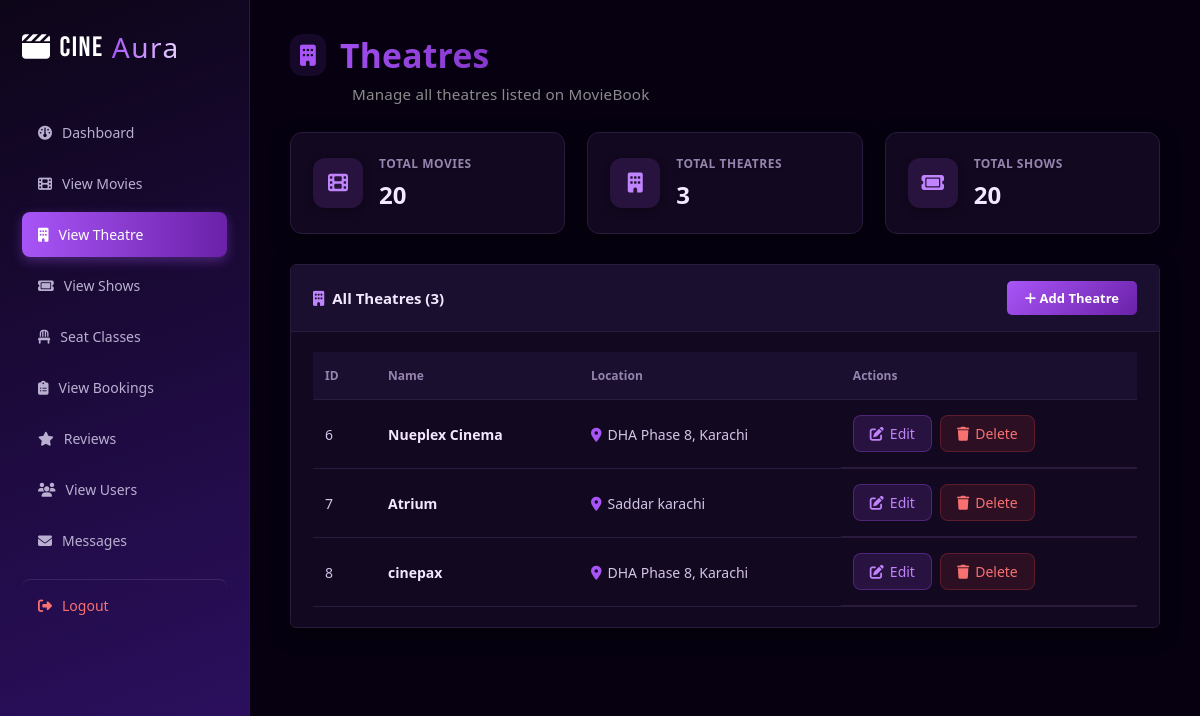
/Dashboard/view_theatres.php (signed in), run on the app's committed database.
### tables this page shows
CREATE TABLE `theatres` (
  `id` int(11) NOT NULL,
  `name` varchar(150) NOT NULL,
  `location` varchar(255) NOT NULL
);

### Dashboard/view_theatres.php (the view, shortened to what this page needs)
<?php
include_once "../connect.php";
include_once "side.php";
$movieCountQuery = "SELECT * FROM movies";
$movieCountResult = mysqli_query($conn, $movieCountQuery);
$totalMovies = mysqli_num_rows($movieCountResult);
$theatreCountQuery = "SELECT * FROM theatres";
$theatreCountResult = mysqli_query($conn, $theatreCountQuery);
$totalTheatres = mysqli_num_rows($theatreCountResult);
$showCountQuery = "SELECT * FROM shows";
$showCountResult = mysqli_query($conn, $showCountQuery);
$totalShows = mysqli_num_rows($showCountResult);
$theatreQuery = "SELECT * FROM theatres";
$theatreResult = mysqli_query($conn, $theatreQuery);
?>
<!DOCTYPE html>
<html lang="en">
<head>
    <link rel="stylesheet" href="https://cdnjs.cloudflare.com/ajax/libs/font-awesome/6.5.1/css/all.min.css">
    <link rel="stylesheet" href="style.css">
</head>
<body class="dashboard-body">
    <div class="admin-content">
        <div class="admin-topbar">
            <div class="page-heading">
                <h1>Theatres</h1>
                <p class="page-subtitle">Manage all theatres listed on MovieBook</p>
            </div>
        </div>
        <section class="stats-grid">
            <div class="stat-card">
                <div class="stat-icon movies"><i class="fa-solid fa-film"></i></div>
                <div>
                    <p class="stat-label">Total Movies</p>
                    <p class="stat-value"><?php echo $totalMovies; ?></p>
                </div>
            </div>
            <div class="stat-card">
                <div class="stat-icon theatres"><i class="fa-solid fa-building"></i></div>
                <div>
                    <p class="stat-label">Total Theatres</p>
                    <p class="stat-value"><?php echo $totalTheatres; ?></p>
                </div>
            </div>
            <div class="stat-card">
                <div class="stat-icon shows"><i class="fa-solid fa-ticket"></i></div>
                <div>
                    <p class="stat-label">Total Shows</p>
                    <p class="stat-value"><?php echo $totalShows; ?></p>
                </div>
            </div>
        </section>
        <section class="manage-section">
            <div class="manage-header">
                <h2><i class="fa-solid fa-building"></i> All Theatres (<?php echo mysqli_num_rows($theatreResult); ?>)</h2>
                <a href="add_theatre.php" class="btn-add"><i class="fa-solid fa-plus"></i> Add Theatre</a>
            </div>
            <div class="table-wrapper">
                <table class="admin-table">
                    <thead>
                        <tr>
                            <th>ID</th>
                            <th>Name</th>
                            <th>Location</th>
                            <th>Actions</th>
                        </tr>
                    </thead>
                    <tbody>
                        <?php foreach($theatreResult as $theatre){ ?>
                            <tr>
                                <td><?php echo $theatre["id"]; ?></td>
                                <td><span class="movie-title"><?php echo htmlspecialchars($theatre["name"]); ?></span></td>
                                <td><i class="fa-solid fa-location-dot" style="color:#a855f7; margin-right:6px;"></i><?php echo htmlspecialchars($theatre["location"]); ?></td>
                                <td class="actions">
                                    <form action="edit_theatre.php" method="post">
                                        <button type="submit" class="btn-small edit"><i class="fa-solid fa-pen-to-square"></i> Edit</button>
                                    </form>
                                    <form action="delete_theatre.php" method="post" onsubmit="return confirm('Are you sure you want to delete this theatre?');">
                                        <button type="submit" class="btn-small delete"><i class="fa-solid fa-trash"></i> Delete</button>
                                    </form>
                                </td>
                            </tr>
                        <?php } ?>
                    </tbody>
                </table>
            </div>
        </section>
    </div>
</body>
</html>

### Dashboard/style.css (style rules this page uses)
* { margin: 0; padding: 0; box-sizing: border-box; font-family: 'Segoe UI', Arial, sans-serif; }
body.dashboard-body { min-height: 100vh; background-color: #060010; }
a { text-decoration: none; }
.admin-content { margin-left: 250px; padding: 32px 40px; background-color: #060010; min-width: 0; }
.admin-topbar { display: flex; justify-content: space-between; align-items: center; margin-bottom: 28px; }
.admin-topbar h1 { font-size: 24px; color: #f3e8ff; font-weight: 700; }
.stats-grid { display: grid; grid-template-columns: repeat(auto-fit, minmax(210px, 1fr)); gap: 22px; margin-bottom: 30px; }
.stat-card { border-radius: 12px; padding: 22px; box-shadow: 0 6px 16px rgba(168,85,247,0.25); display: flex; align-items: center; gap: 16px; color: #fff; }
.stat-card:nth-child(1) { background: linear-gradient(135deg, #c084fc, #a855f7); }
.stat-card:nth-child(2) { background: linear-gradient(135deg, #a855f7, #7e22ce); }
.stat-card:nth-child(3) { background: linear-gradient(135deg, #9333ea, #6b21a8); }
.stat-icon { width: 50px; height: 50px; border-radius: 12px; background: #fff !important; display: flex; align-items: center; justify-content: center; font-size: 20px; color: #a855f7; flex-shrink: 0; box-shadow: 0 2px 8px rgba(0,0,0,0.25); }
.stat-label { font-size: 12px; font-weight: 700; text-transform: uppercase; letter-spacing: 0.5px; color: #fff; text-shadow: 0 1px 3px rgba(0,0,0,0.25); margin-bottom: 6px; }
.stat-value { text-shadow: 0 1px 3px rgba(0,0,0,0.2); }
.stat-value { font-size: 24px; font-weight: 700; color: #fff; }
.manage-section { background: #12081f; border: 1px solid #2a1a3d; border-radius: 6px; padding: 0; box-shadow: 0 2px 10px rgba(0,0,0,0.4); margin-bottom: 28px; overflow: hidden; }
.manage-header { display: flex; justify-content: space-between; align-items: center; padding: 16px 22px; border-bottom: 1px solid #2a1a3d; background-color: #1a0f2e; }
.manage-header h2 { font-size: 15px; color: #c084fc; font-weight: 700; display: flex; align-items: center; gap: 8px; }
.btn-add { background: linear-gradient(135deg, #a855f7, #6b21a8); color: #fff; padding: 8px 18px; border-radius: 5px; font-size: 13px; font-weight: 600; box-shadow: none; }
.table-wrapper { overflow-x: auto; padding: 20px 22px; -webkit-overflow-scrolling: touch; }
.admin-table { width: 100%; border-collapse: collapse; color: #d4c5e8; }
.admin-table th, .admin-table td { text-align: left; padding: 15px 20px 15px 12px; font-size: 14px; }
.admin-table th { color: #9584b0; text-transform: none; font-size: 12px; font-weight: 700; border-bottom: 2px solid #2a1a3d; }
.admin-table tbody tr { border-bottom: 1px solid #2a1a3d; }
.btn-small { padding: 8px 16px; border-radius: 8px; font-size: 13px; font-weight: 600; display: inline-flex; align-items: center; gap: 6px; text-decoration: none; transition: 0.2s ease; border: none; cursor: pointer; }
.btn-small.edit { background-color: rgba(139,92,246,0.15); color: #a78bfa; }
.btn-small.delete { background-color: rgba(239,68,68,0.12); color: #f87171; }
.stat-card { animation: fadeInUp 0.4s ease backwards; }
.stat-card:nth-child(1) { animation-delay: 0.05s; }
.stat-card:nth-child(2) { animation-delay: 0.1s; }
.stat-card:nth-child(3) { animation-delay: 0.15s; }
.manage-section { animation: fadeInUp 0.4s ease backwards; animation-delay: 0.2s; }
.movie-title { font-weight: 700; color: #f3e8ff; font-size: 14px; }

### data on the page
theatres: id "6", name "Nueplex Cinema", location "DHA Phase 8, Karachi"
theatres: id "7", name "Atrium", location "Saddar karachi"
theatres: id "8", name "cinepax", location "DHA Phase 8, Karachi"

### other printed values
$totalMovies "20"
$totalTheatres "3"
$totalShows "20"
mysqli_num_rows($theatreResult) "3"
